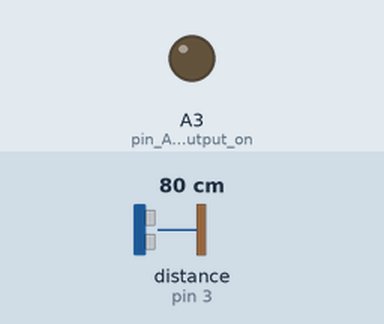
Recording of a sketch running on a simulated Arduino Uno, built with avr-gcc and run on an emulated ATmega328P. Parts: output pins drawn as LEDs (lit = HIGH). Wiring (inferred from the names in the program): ultrasonic range finder: trigger pin 2; echo pin 3. Dashed ring = blinking. Inputs (shaded band) come from the test bench; at power-on: distance to the obstacle (sensor on pin 3) 80 cm. The echo pulse lasts 58.3 µs per cm; pins used as bus, display or sensor lines are not drawn.

Above: at 1.2 s.
1.3 s: distance to the obstacle (sensor on pin 3) set to 33 cm
2.8 s: distance to the obstacle (sensor on pin 3) set to 28 cm
At 3.2 s:
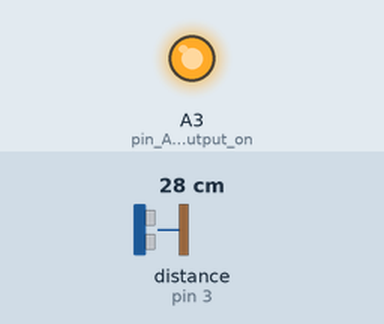
5.8 s: distance to the obstacle (sensor on pin 3) set to 35 cm
At 6.8 s:
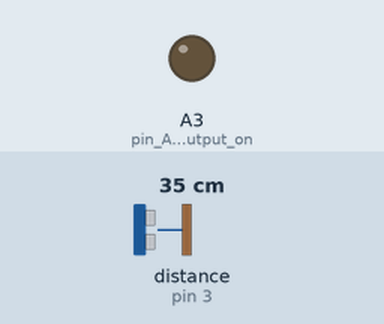
7.3 s: distance to the obstacle (sensor on pin 3) set to 27 cm
At 7.8 s:
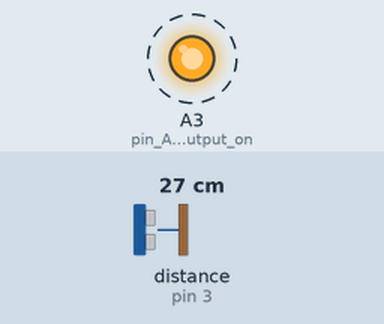
Timing chart, 0 to 11.3 s (numbered marks = the images above; inputs shaded):
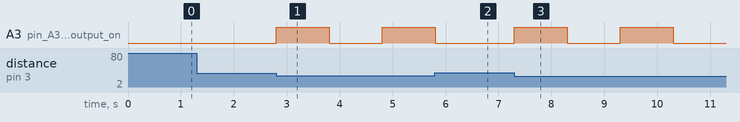

The sketch:

code.ino
```cpp
/* assisting stick for blind people using ultrasonic sensor */

#define pingPin 2        //trig pin of sr04
#define echoPin 3

void setup() {
   Serial.begin(9600);
   pinMode(pingPin,OUTPUT);
   pinMode(echoPin,INPUT);
   pinMode(12,OUTPUT);   //pin12 is used as GND pin  for buzzer
   pinMode(A3,OUTPUT);   //pin A3 provides output on buzzer
}

void loop() {
   long duration, cm;
  digitalWrite(12, LOW);   //Buzzer GND is always low


   //send a signal at ping pin at an interval of 0.002 seconds to check for an object
   digitalWrite(pingPin, LOW);
   delayMicroseconds(2);
   digitalWrite(pingPin, HIGH);
   delayMicroseconds(10);
   digitalWrite(pingPin, LOW);


   duration = pulseIn(echoPin, HIGH);  //check time using pulseIn function

   cm = microsecondsToCentimeters(duration);   //functin call to find distance

  /* Serial.print(cm);
   Serial.print("cm");
   Serial.println();
   delay(100);

   for debugging
   */


   if (cm<30&&cm>20)
                         {analogWrite(A3,255);
                          delay(1000);
                          analogWrite(A3,0);
                          delay(1000); }    //sound buzzer every second if obstacle distance is between 20-30cm.


   else if (cm<20&&cm>10) {analogWrite(A3,255);
                           delay(500);
                           analogWrite(A3,0);
                           delay(500); }   //sound buzzer every 0.5 seconds if obstacle distance is between 10-20cm.


   else if (cm<10&&cm>0)  {analogWrite(A3,255);
                           delay(100);
                           analogWrite(A3,0);
                           delay(100); }    //sound buzzer every 0.1 seconds if obstacle distance is between 0-10cm.


   else                     analogWrite(A3,0); //no buzzing
}


//function to return distance in cm from microseconds
long microsecondsToCentimeters(long microseconds) {
   return microseconds / 29 / 2;
}
```

Measured:
- the behaviour switches between 31 and 30 cm on distance to the obstacle (sensor on pin 3) (found by bisection; images 0 and 1)
- after the input at 1.3 s, every drawn part: stays the same
- after the input at 2.8 s, A3 (pin_A3_provides_output_on): LOW → HIGH at once, → LOW 1.0 s later, → HIGH 1.0 s later
- after the input at 5.8 s, A3 (pin_A3_provides_output_on): goes on until 5.8 s, then stays LOW
- after the input at 7.3 s, A3 (pin_A3_provides_output_on): alternates HIGH for 1.0 s and LOW for 1.0 s, starting at once
